Frame 1 (no input): blank canvas, image omitted
Frame 60 (no input): blank canvas, image omitted
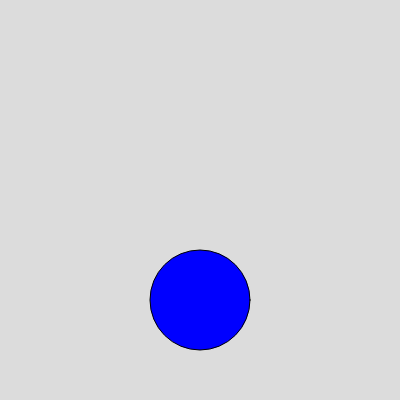
Frame 120 (the mouse pressed at the canvas centre since frame 60)

The p5.js sketch whose frames 1 and 60 were blank and that drew this single picture after the mouse press (run headless with seeded random() and noise() and a simulated clock; from frame 60 on, the mouse is pressed at the canvas centre):

// p5.js sketch
// ── sketch.js
function setup() {
    createCanvas(400, 400);
  }
  function desenha_bola_vermelha() {
    if (mouseIsPressed) {
      fill("red");
      circle(200, 100, 100);
    }
  }
  function desenha_bola_azul() {
    if (mouseIsPressed) {
      fill("blue");
      circle(200, 300, 100);
    }
  }
  function draw() {
    background(220);
    if (mouseY > 200) {
      desenha_bola_vermelha();
    } else {
      desenha_bola_azul();
    }
  }
  
  
  
  
